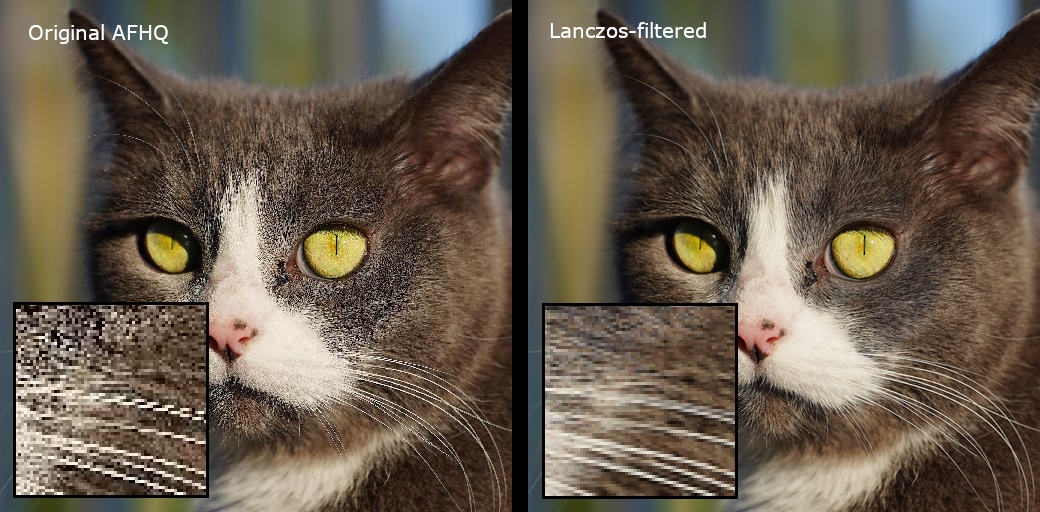
#> input picture assets/afhqv2_teaser2.jpg, 1040 x 512 px, given as the content of the folder data/footprints/train/register, which was not available
$ python preprocess_register.py   (older library calls are emulated)
#> lines starting #> are read from the running program, lines starting #| are printed output that depends on the picture; pictures that were not available may be replaced by others from this repository, and a replacement may not be noted
#> in process_directory, img is the input picture: PIL image 1040x512 RGB; mean R, G, B 103.4, 91.6, 77.1
### Applying Contrast Enhancement & Edge Enhancement ###


import os
import argparse
import numpy as np
from PIL import Image, ImageEnhance
import cv2


def enhance_contrast(img_pil, factor=1.8):
#> called with factor = 1.8
    enhancer = ImageEnhance.Contrast(img_pil)
    return enhancer.enhance(factor)
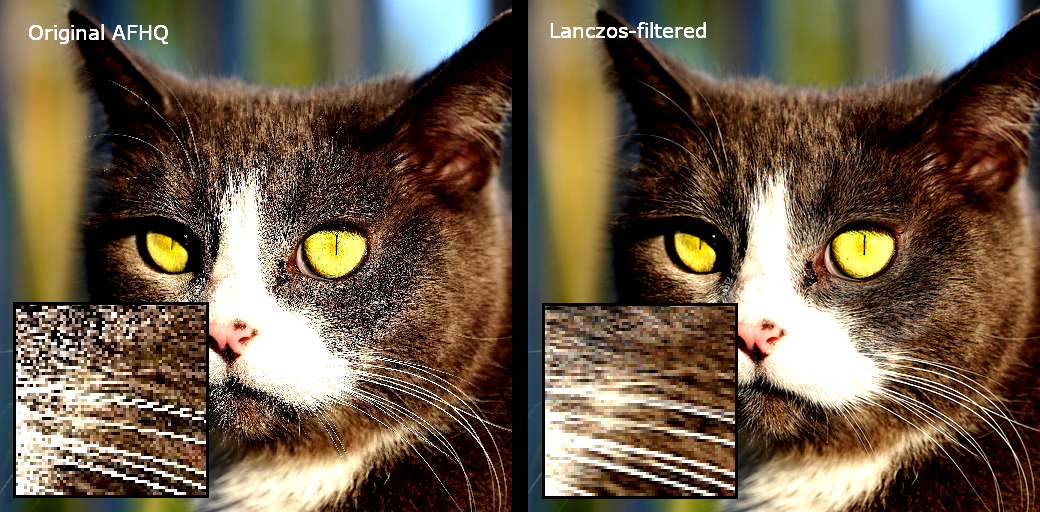
#> returned value: PIL image 1040x512 RGB; mean R, G, B 108.9, 91.9, 70.4


def apply_edge_enhancement(img_pil):
    img_cv = cv2.cvtColor(np.array(img_pil), cv2.COLOR_RGB2BGR)
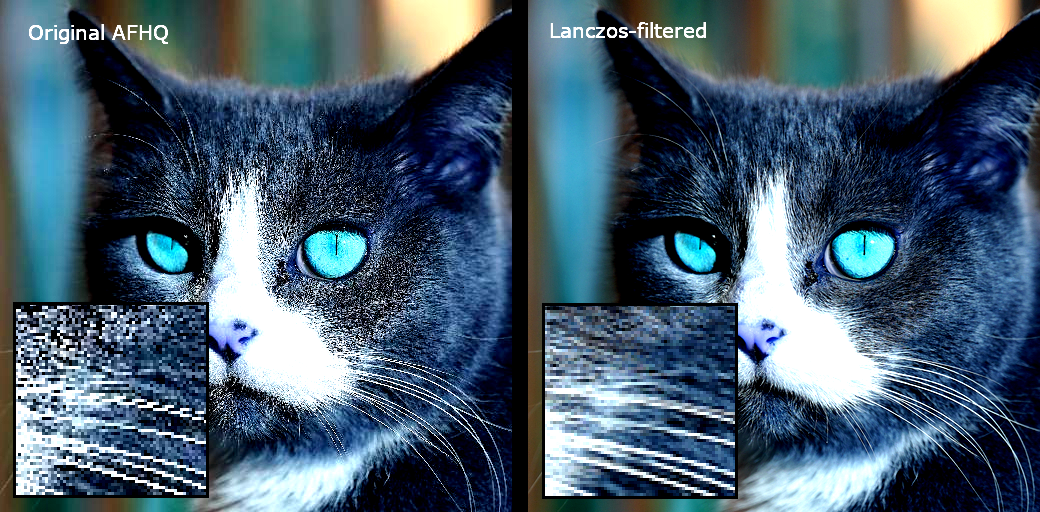
#> img_cv: shape (512, 1040, 3); mean R, G, B 70.4, 91.9, 108.9
    gray = cv2.cvtColor(img_cv, cv2.COLOR_BGR2GRAY)
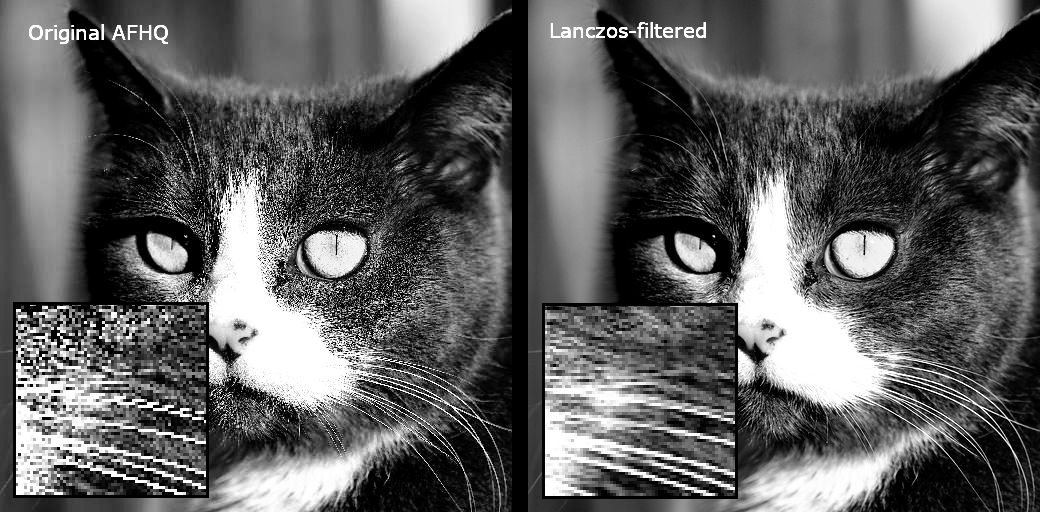
#> gray: shape (512, 1040); min 0, max 255, mean 94.5
    laplacian = cv2.Laplacian(gray, cv2.CV_64F)
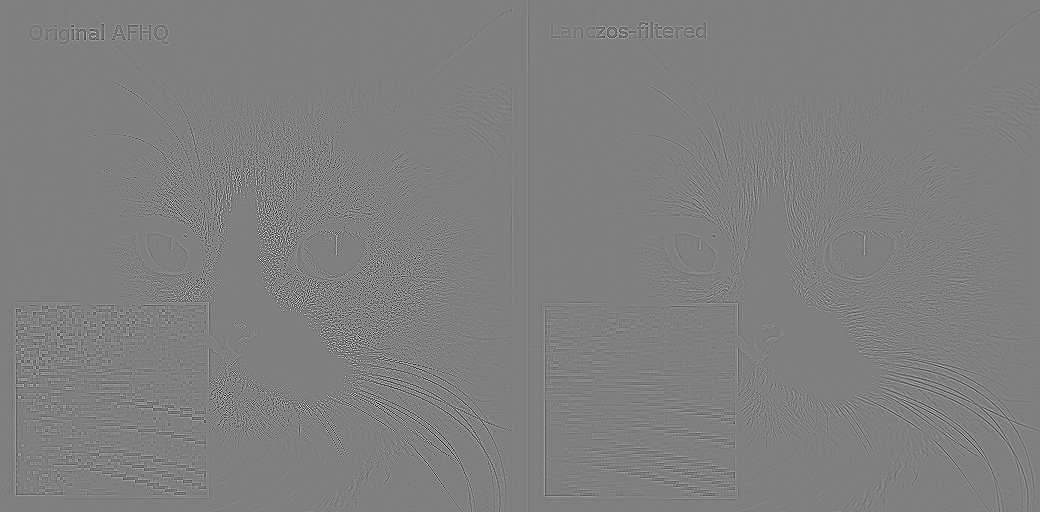
#> laplacian: shape (512, 1040) float64; min -1020, max 1020, mean 0; drawn with min black and max white
    laplacian = cv2.convertScaleAbs(laplacian)
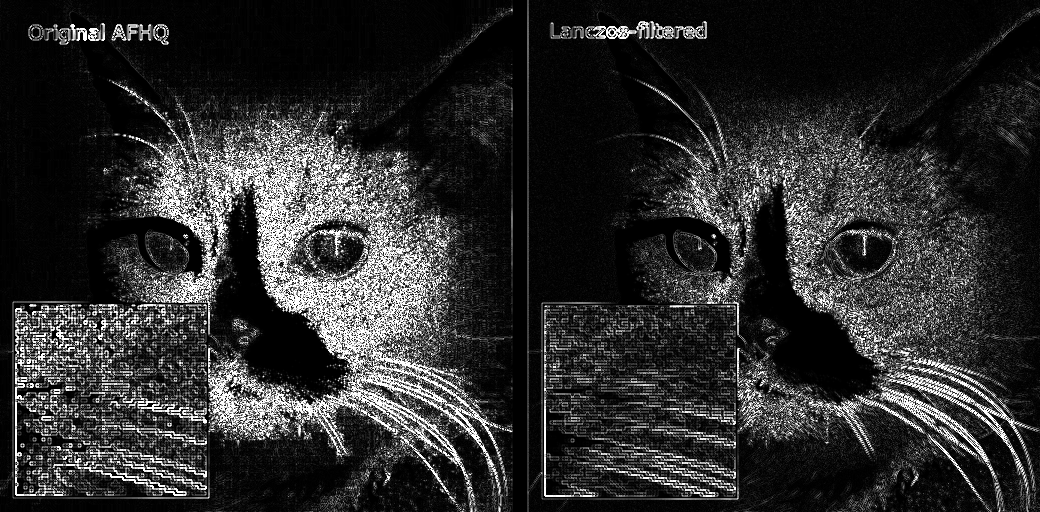
#> laplacian: shape (512, 1040); min 0, max 255, mean 45

    laplacian_colored = cv2.merge([laplacian]*3)
    enhanced = cv2.addWeighted(img_cv, 0.8, laplacian_colored, 0.5, 0)
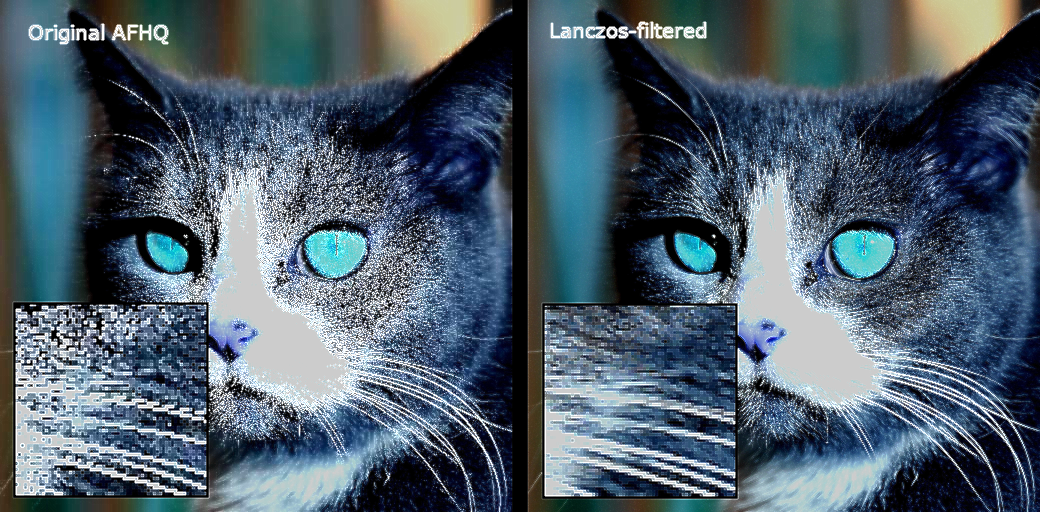
#> enhanced: shape (512, 1040, 3); mean R, G, B 77.8, 94.7, 108
    enhanced_rgb = cv2.cvtColor(enhanced, cv2.COLOR_BGR2RGB)
    return Image.fromarray(enhanced_rgb)


def process_directory(input_dir, output_dir, contrast_factor=1.8):
    os.makedirs(output_dir, exist_ok=True)
    for fname in os.listdir(input_dir):
        if not fname.lower().endswith(('.png', '.jpg', '.jpeg')):
            continue

        input_path = os.path.join(input_dir, fname)
        output_path = os.path.join(output_dir, fname)

        try:
            img = Image.open(input_path).convert("RGB")
            img = enhance_contrast(img, factor=contrast_factor)
            img = apply_edge_enhancement(img)
            img.save(output_path)
            print(f"Processed: {fname}")
        except Exception as e:
            print(f"Failed: {fname} → {e}")


if __name__ == "__main__":
    parser = argparse.ArgumentParser(description="Contrast + Edge Filtering for Register Images")
    parser.add_argument('--input_dir', type=str,
                        default='data/footprints/train/register',
                        help='Path to input directory containing original register images')
    parser.add_argument('--output_dir', type=str,
                        default='data/footprints/train_filtered/register_filtered',
                        help='Path to output directory for processed images')
    parser.add_argument('--contrast_factor', type=float,
                        default=1.8,
                        help='Contrast enhancement factor (default=1.8)')

    args = parser.parse_args()

    process_directory(args.input_dir, args.output_dir, contrast_factor=args.contrast_factor)

$ run again, on assets/teaser.jpg
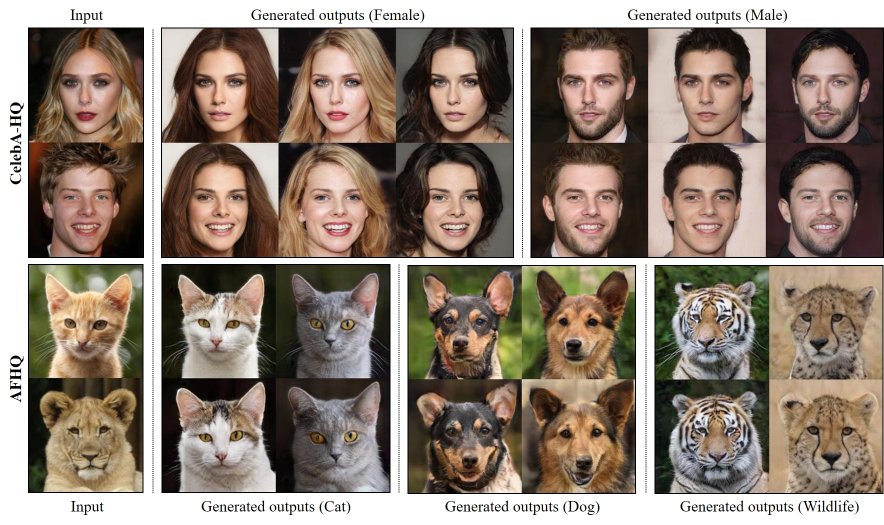
#> input picture assets/teaser.jpg, 1768 x 1049 px, given as the content of the folder data/footprints/train/register, which was not available (shown at 1/2 size)
#> in process_directory, img is the input picture: PIL image 1768x1049 RGB; mean R, G, B 141.4, 126.6, 114.4
#> in apply_edge_enhancement, `laplacian = cv2.convertScaleAbs(laplacian)`:
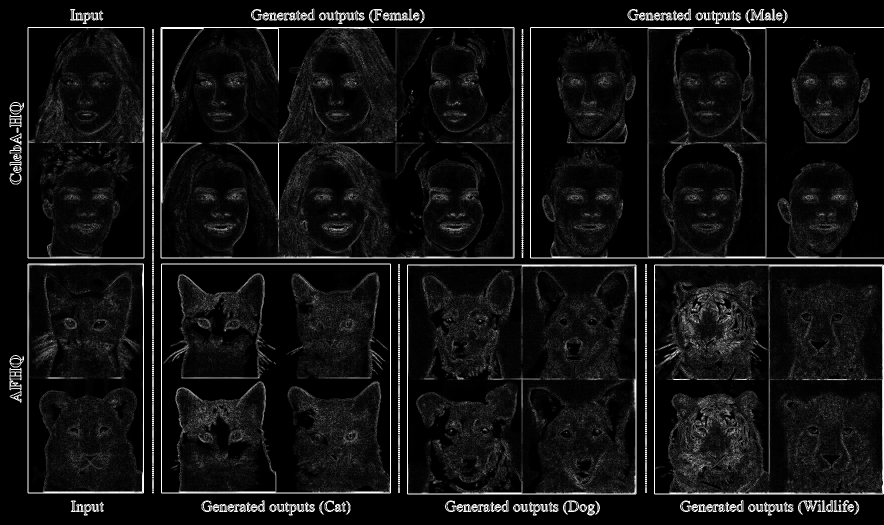
#> laplacian: shape (1049, 1768) (shown at 1/2 size); min 0, max 255, mean 17.1
#> in apply_edge_enhancement, `enhanced = cv2.addWeighted(img_cv, 0.8, laplacian_colored, 0.5, 0)`:
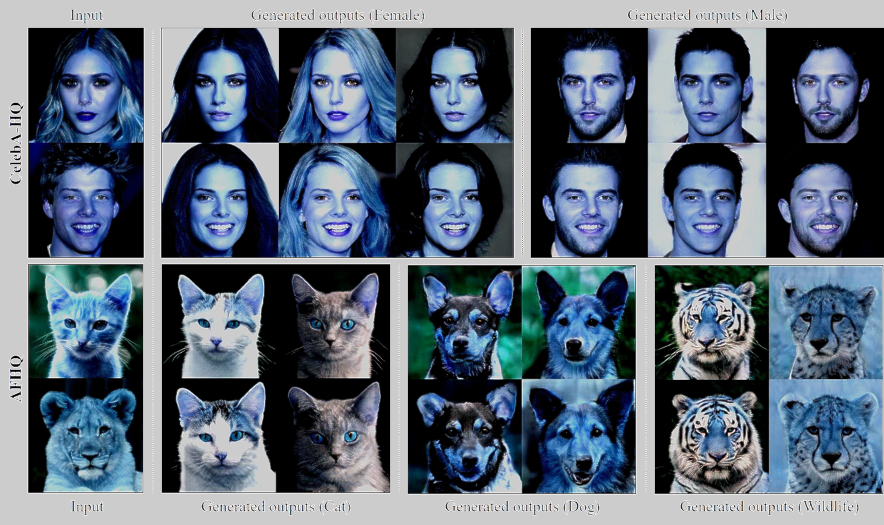
#> enhanced: shape (1049, 1768, 3) (shown at 1/2 size); mean R, G, B 90.4, 103.4, 118.7

$ run again, on assets/teaser_github.jpg
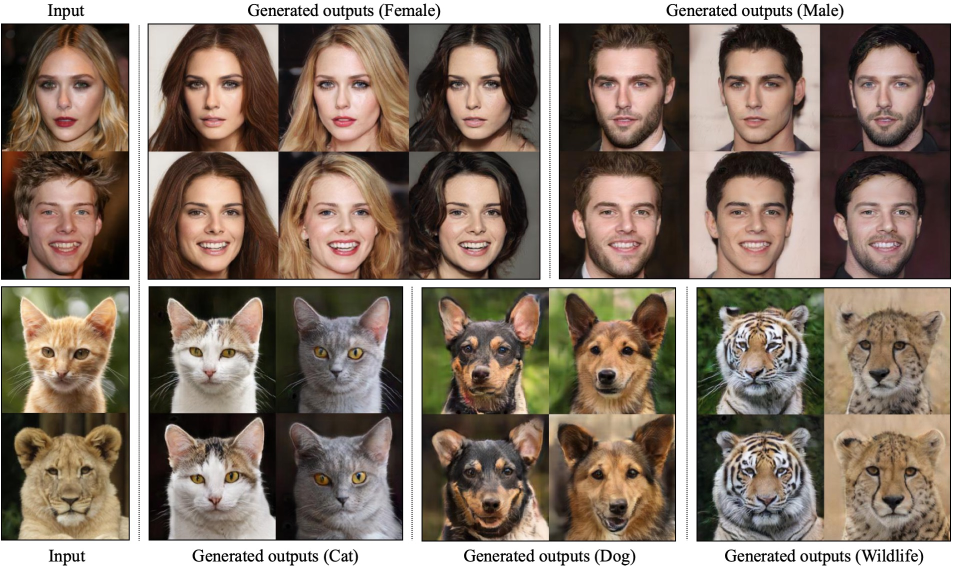
#> input picture assets/teaser_github.jpg, 1920 x 1131 px, given as the content of the folder data/footprints/train/register, which was not available (shown at 1/2 size)
#> in process_directory, img is the input picture: PIL image 1920x1131 RGB; mean R, G, B 135.5, 119.6, 106.9
#> in apply_edge_enhancement, `laplacian = cv2.convertScaleAbs(laplacian)`:
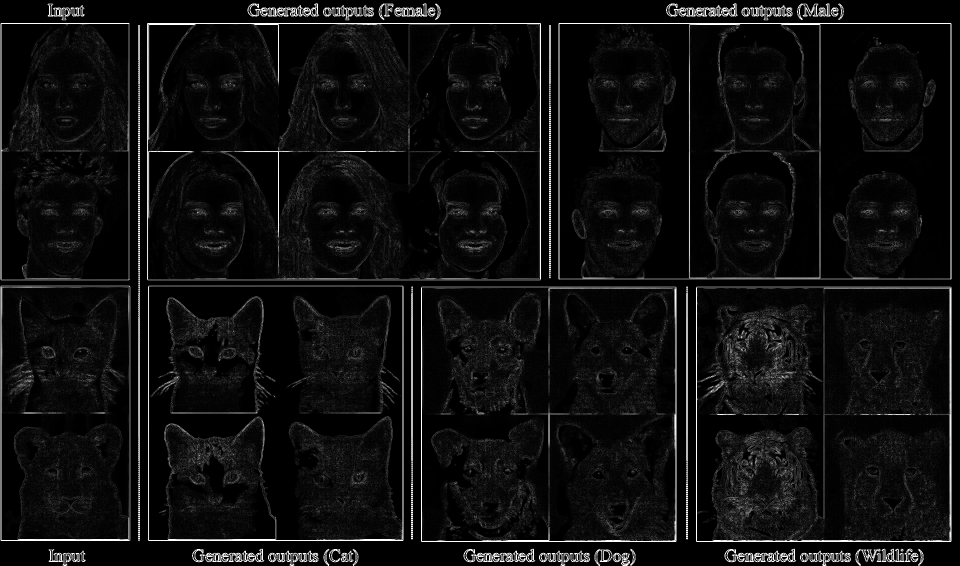
#> laplacian: shape (1131, 1920) (shown at 1/2 size); min 0, max 255, mean 14.5
#> in apply_edge_enhancement, `enhanced = cv2.addWeighted(img_cv, 0.8, laplacian_colored, 0.5, 0)`:
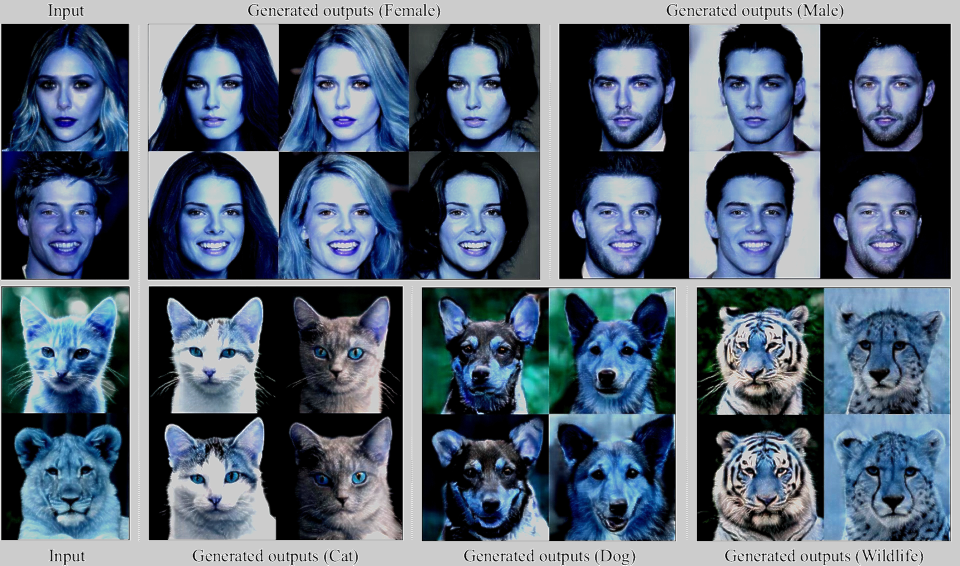
#> enhanced: shape (1131, 1920, 3) (shown at 1/2 size); mean R, G, B 84.8, 98.6, 114.8
